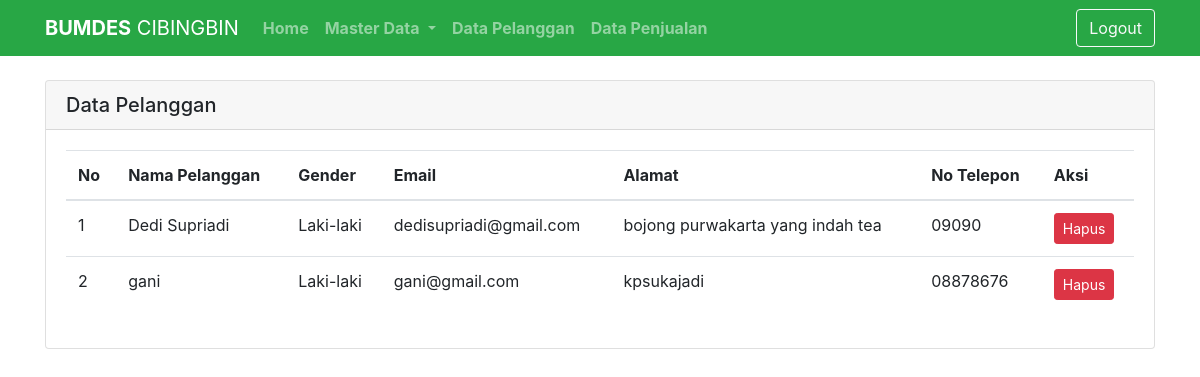
Screenshot of /admin/pelanggan.php (signed in) with the database file from the repository.
### tables this page shows
CREATE TABLE `tbl_pelanggan` (
  `id_pelanggan` int(11) NOT NULL,
  `email` varchar(100) NOT NULL,
  `pass` varchar(100) NOT NULL,
  `nama_pelanggan` varchar(150) NOT NULL,
  `jk` varchar(20) NOT NULL,
  `alamat` text NOT NULL,
  `no_hp` varchar(16) NOT NULL
);

### admin/pelanggan.php (the view, shortened to what this page needs)
<?php include 'header.php' ?>
<div class='container'>
    <div class="card">
        <h5 class="card-header">Data Pelanggan</h5>
        <div class="card-body table-responsive">
            <table class="table table-borderd text-nowrap">
                <thead>
                    <tr>
                        <th>No</th>
                        <th>Nama Pelanggan</th>
                        <th>Gender</th>
                        <th>Email</th>
                        <th>Alamat</th>
                        <th>No Telepon</th>
                        <th>Aksi</th>
                    </tr>
                </thead>
                <tbody>
                    <?php $nomor = 1; ?>
                    <?php $ambil = $koneksi->query("SELECT * FROM tbl_pelanggan"); ?>
                    <?php while ($pecah = $ambil->fetch_assoc()) { ?>
                        <tr>
                            <td><?php echo $nomor; ?></td>
                            <td><?php echo $pecah['nama_pelanggan']; ?></td>
                            <td><?php echo $pecah['jk']; ?></td>
                            <td><?php echo $pecah['email']; ?></td>
                            <td><?php echo $pecah['alamat']; ?></td>
                            <td><?php echo $pecah['no_hp']; ?></td>
                            <td>
                                <a href="pelanggan-hapus.php?id=<?php echo $pecah['id_pelanggan']; ?>" class="btn btn-danger btn-sm">Hapus</a>
                            </td>
                        </tr>
                        <?php $nomor++; ?>
                    <?php } ?>
                </tbody>
            </table>
        </div>
    </div>
</div>

### rows the page displays
tbl_pelanggan: nama_pelanggan "Dedi Supriadi", jk "Laki-laki", email "dedisupriadi@gmail.com", alamat "bojong purwakarta yang indah tea", no_hp "09090"
tbl_pelanggan: nama_pelanggan "gani", jk "Laki-laki", email "gani@gmail.com", alamat "kpsukajadi", no_hp "08878676"
